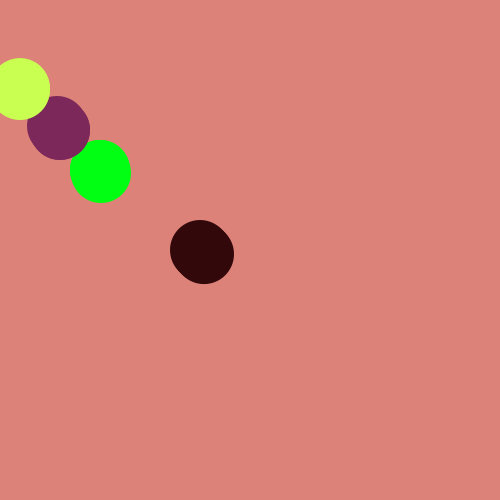
Frame 1 (no input)
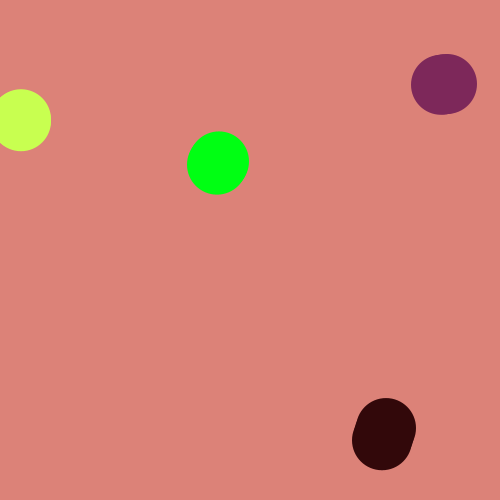
Frame 60 (the mouse pressed at the canvas centre just before this capture)
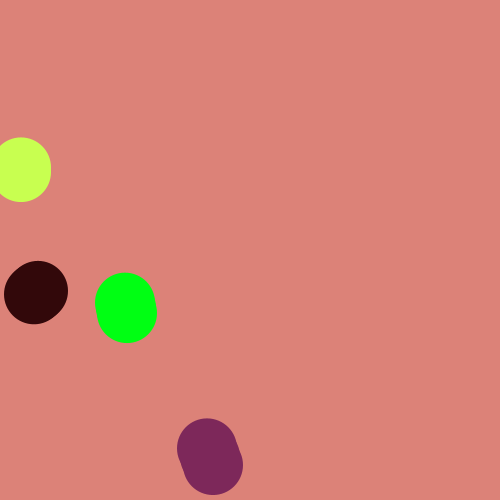
Frame 120 (the mouse held since frame 60 and released just before this capture)

The Processing sketch that drew these frames (run headless with seeded random() and noise(); from frame 60 on, the mouse is pressed at the canvas centre):

// Processing sketch: processing_67211
// ── processing_67211.pde

int count = 4;

int r = 30;

float[] xPosition = new float[count];
float[] yPosition = new float[count];
float[] xSpeed = new float[count];
float[] ySpeed = new float[count];

color[] colors = new color[count];

float gravity = 0.1;

void setup() {
  size(500, 500);

  colors[0] = color(0, 255, 19);
  colors[1] = color(125, 40, 90);
  colors[2] = color(200, 400, 80);
  colors[3] = color(50, 8, 10);

  xPosition[0] = 100; // x location
  xPosition[1] = 60;
  xPosition[2] = 20;
  xPosition[3] = 200;


  yPosition[0] = 170; // y location
  yPosition[1] = 130;
  yPosition[2] = 90;
  yPosition[3] = 250;

  xSpeed[0] = 1;
  xSpeed[1] = 3;
  xSpeed[2] = 1;
  xSpeed[3] = 2;

  ySpeed[0] = 3;  // speed of square
  ySpeed[1] = 4;
  ySpeed[2] = 1;
  ySpeed[3] = 2;
}

void draw() {
  background(220, 130, 120);
  fill(0);
  noStroke();
  ellipseMode(CENTER);



  for (int i=0; i<count; i++) {
    for (int j=0; j<count; j++) {
      if (i!=j) {

        fill(colors[i]);
        ellipse(xPosition[i], yPosition[i], 2*r, 2*r);

        //gravity+speed

        xPosition[i] += xSpeed[i];
        yPosition[i] += ySpeed[i];

        ySpeed[i] = ySpeed[i] + gravity; // add gravity to speed

        //boarder detection

        if (xPosition[i] >= 500-r || xPosition[i] <= r) {
          xSpeed[i] *= -1;
        }
        if (yPosition[i] >= 500-r|| yPosition[i] <= r) {
          ySpeed[i] *=-0.95;
        }
        
        
        //collision detection
        if (dist(xPosition[i], yPosition[i], xPosition[j], yPosition[j]) <= (r*2)) {
          xSpeed[i] *= -1;
          ySpeed[i] *= -1;
          xSpeed[j] *= -1;
          ySpeed[j] *= -1;
        }
      }
    }
  }
}
